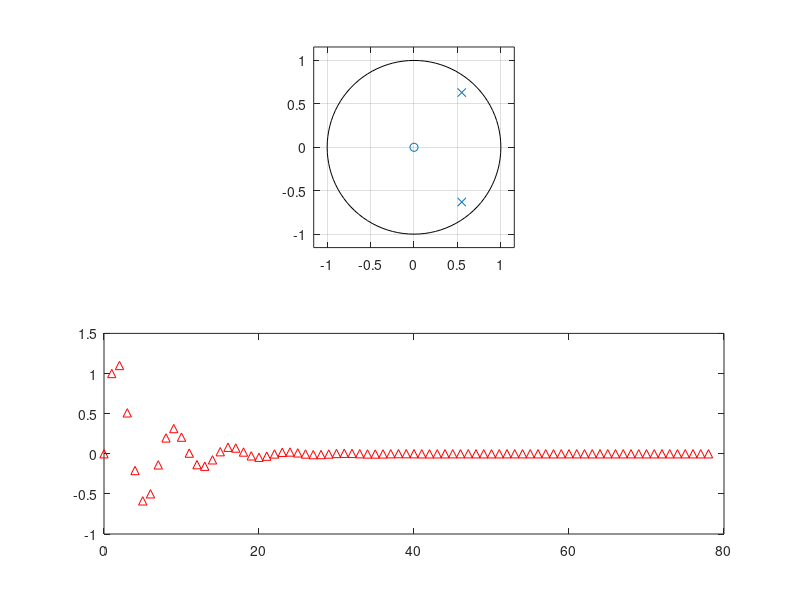
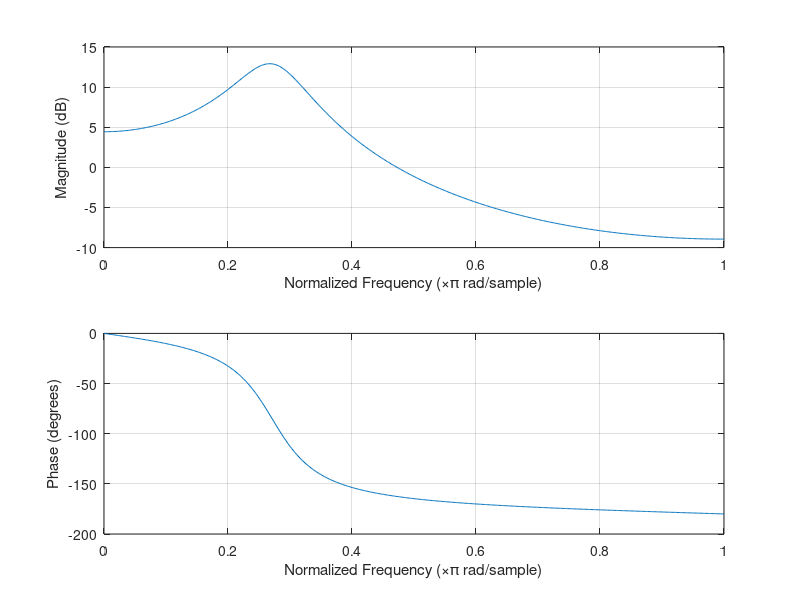

The MATLAB source for these figures, in order:
clear
close all
clc

a1 = 1.1; a2 = -0.7; b1 = 1;
a = [1, -a1, -a2];
b = [0, b1];
figure;
subplot(2,1,1), zplane(b,a);
subplot(2,1,2), impz(b,a);
figure, freqz(b,a);
